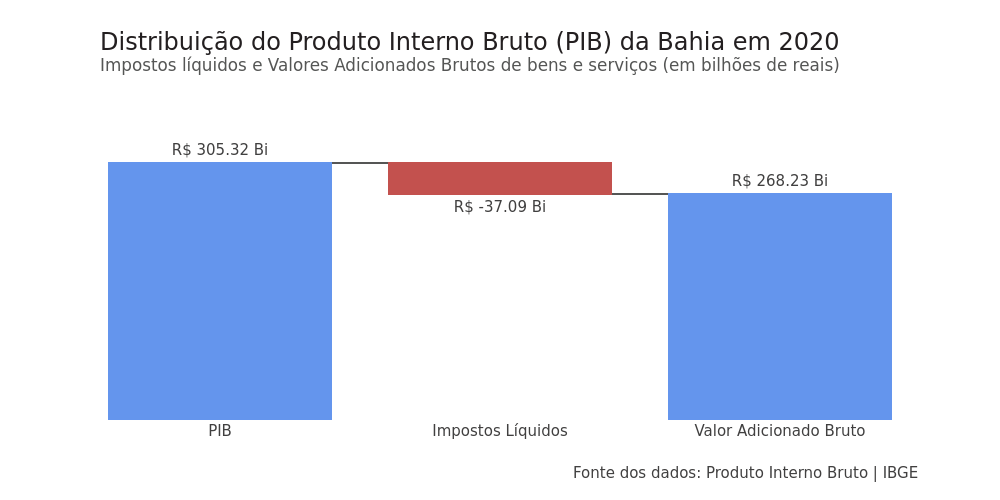

This figure's notebook cell:
### Markdown cell above
#### Gerando o gráfico

### Code cell
## Configurando o gráfico com parâmetros que potencializam a visualização dos dados

# Importando as bibliotecas
import plotly.graph_objects as go

# Gerando o gráfico de cascata  #go.Waterfall
fig = go.Figure( go.Waterfall(name = "", orientation = "v", measure = bahia["Medidas"],
                             x = bahia["Indicadores"],  y = bahia["Valores"],
                             text = bahia["Valores_str"], textposition = "outside",
                             connector_line = dict(color = CINZA3),
                             totals_marker = dict(color = AZUL3),
                             decreasing_marker = dict(color = VERMELHO1)
                             )
              )

# Personalizando o gráfico
fig.update_layout(width=1000, height=500, font_family = 'DejaVu Sans', font_size=15,
                  font_color= CINZA2, title_font_color= CINZA1, title_font_size=24,
                  title_text='Distribuição do Produto Interno Bruto (PIB) da Bahia em 2020' +
                             '<br><sup size=1 style="color:#555655">Impostos líquidos e Valores ' +
                              'Adicionados Brutos de bens e serviços (em bilhões de reais)</sup>',
                  title_pad_l = 50, plot_bgcolor= BRANCO, yaxis_range=[0,380e9], hovermode="closest")

# Retirando os ticks do eixo y
fig.update_yaxes(showticklabels=False)

# Dados ao passar o mouse
fig.update_traces(hovertemplate = "<b>%{x}</b> = %{text}")

fig.add_annotation(text='Fonte dos dados: <a href="https://sidra.ibge.gov.br/pesquisa/pib-munic/tabelas">Produto Interno Bruto | IBGE</a>',
                   align="left", xref="paper", yref = "paper", x=1, y=-0.2, showarrow=False)

display(fig.show())

### Figure 1 — Plotly figure (JSON) as saved in the notebook; plotly's stock layout.template omitted (floating-point values rounded to 4 significant figures)
{"data": [{"connector": {"line": {"color": "#555655"}}, "decreasing": {"marker": {"color": "#C3514E"}}, "hovertemplate": "<b>%{x}</b> = %{text}", "measure": ["absolute", "relative", "total"], "name": "", "orientation": "v", "text": ["R$ 305.32 Bi", "R$ -37.09 Bi", "R$ 268.23 Bi"], "textposition": "outside", "totals": {"marker": {"color": "#6495ED"}}, "type": "waterfall", "x": ["PIB", "Impostos Líquidos", "Valor Adicionado Bruto"], "y": [305320812691, -37094030606, 268226782074]}], "layout": {"annotations": [{"align": "left", "showarrow": false, "text": "Fonte dos dados: <a href=\"https://sidra.ibge.gov.br/pesquisa/pib-munic/tabelas\">Produto Interno Bruto | IBGE</a>", "x": 1, "xref": "paper", "y": -0.2, "yref": "paper"}], "font": {"color": "#414040", "family": "DejaVu Sans", "size": 15}, "height": 500, "hovermode": "closest", "plot_bgcolor": "#FFFFFF", "title": {"font": {"color": "#231F20", "size": 24}, "pad": {"l": 50}, "text": "Distribuição do Produto Interno Bruto (PIB) da Bahia em 2020<br><sup size=1 style=\"color:#555655\">Impostos líquidos e Valores Adicionados Brutos de bens e serviços (em bilhões de reais)</sup>"}, "width": 1000, "yaxis": {"range": [0, 380000000000], "showticklabels": false}}}
